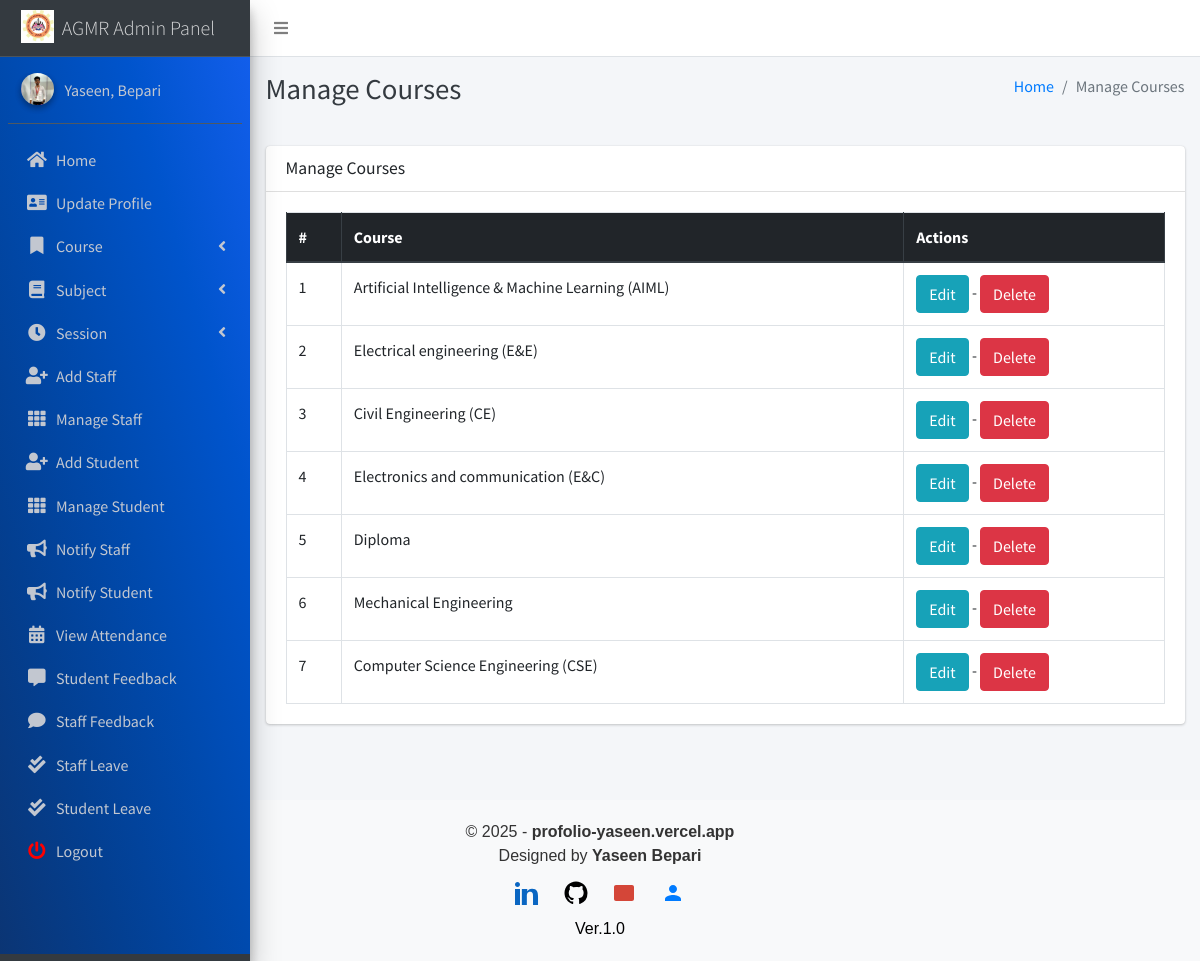
/course/manage/ (signed in), run on the app's committed database.
### main_app/models.py (models this page shows, shortened)
class CustomUser(AbstractUser):
    USER_TYPE = ((1, "HOD"), (2, "Staff"), (3, "Student"))
    GENDER = [("M", "Male"), ("F", "Female")]
    username = None  # Removed username, using email instead
    email = models.EmailField(unique=True)
    user_type = models.CharField(default=1, choices=USER_TYPE, max_length=1)
    gender = models.CharField(max_length=1, choices=GENDER)
    profile_pic = models.ImageField()
    address = models.TextField()
    fcm_token = models.TextField(default="")  # For firebase notifications
    created_at = models.DateTimeField(auto_now_add=True)
    updated_at = models.DateTimeField(auto_now=True)
    USERNAME_FIELD = "email"
    REQUIRED_FIELDS = []
    objects = CustomUserManager()
    def __str__(self):
        return self.last_name + ", " + self.first_name

class Course(models.Model):
    name = models.CharField(max_length=120)
    created_at = models.DateTimeField(auto_now_add=True)
    updated_at = models.DateTimeField(auto_now=True)

### main_app/hod_views.py (the view)
# urls.py: path("course/manage/", hod_views.manage_course, name='manage_course'),
def manage_course(request):
    courses = Course.objects.all()
    context = {
        'courses': courses,
        'page_title': 'Manage Courses'
    }
    return render(request, "hod_template/manage_course.html", context)

### main_app/templates/hod_template/manage_course.html
{% extends 'main_app/base.html' %}
{% load static %}
{% block page_title %}{{page_title}}{% endblock page_title %}
{% block content %}
<section class="content">
    <div class="container-fluid">
        <div class="row">
            <div class="col-md-12">
                <div class="card">
                    <div class="card-header">
                        <h3 class="card-title">{{page_title}}</h3>
                    </div>
                    <div class="card-body">
                        <table id="example2" class="table table-bordered table-hover">
                            <thead class="thead-dark">
                                <tr>
                                    <th>#</th>
                                    <th>Course</th>
                                    <th>Actions</th>
                                </tr>
                            </thead>
                            <tbody>
                                {% for course in courses %}
                                <tr>
                                    <td>{{ forloop.counter }}</td>
                                    <td>{{course.name}}</td>
                                    <td>
                                        <a href="{% url 'edit_course' course.id %}" class="btn btn-info">Edit</a> -
                                        <a href="{% url 'delete_course' course.id %}" onclick="return confirm('Are you sure you want to delete this course ?')" class="btn btn-danger">Delete</a>
                                    </td>
                                </tr>
                                {% endfor %}
                            </tbody>
                        </table>
                    </div>
                </div>
            </div>
        </div>
    </div>
</section>
{% endblock content %}

### main_app/templates/main_app/sidebar_template.html (shortened to what this page needs)
{% load static %}
<aside class="main-sidebar sidebar-dark-info elevation-4">
    {% if request.user.user_type == '1' %}
    <a href="{% url 'admin_home' %}" class="brand-link">
        <img src="{% static 'dist/img/agm logo.jpg' %} " alt="AGMR LOGO"
            class="brand-image " >
        <span class="brand-text font-weight-light" >AGMR Admin Panel</span>
    </a>
    <div class="sidebar" style="background-image: linear-gradient(to right top, #0b3574, #033f91, #004aae, #0054cc, #125eeb);">
        <div class="user-panel mt-3 pb-3 mb-3 d-flex">
            <div class="image">
                <img src="{{ request.user.profile_pic}}" class="img-circle elevation-2" alt="User Image">
            </div>
            <div class="info">
                <a href="#" class="d-block">{{user}}</a>
            </div>
        </div>
        <nav class="mt-2">
            <ul class="nav nav-pills nav-sidebar flex-column" data-widget="treeview" role="menu" data-accordion="false">
                <li class="nav-item">
                    {% url 'admin_home' as admin_home %}
                    <a href="{{admin_home}}" class="nav-link {% if admin_home == request.path %} active {% endif %}">
                        <i class="nav-icon fas fa-home"></i>
                        <p>
                            Home
                        </p>
                    </a>
                </li>
                <li class="nav-item">
                    {% url 'admin_view_profile' as admin_view_profile %}
                    <a href="{{admin_view_profile}}"
                        class="nav-link {% if admin_view_profile == request.path %} active {% endif %}">
                        <i class="nav-icon fas fa-address-card"></i>
                        <p>
                            Update Profile
                        </p>
                    </a>
                </li>
                <li class="nav-item has-treeview">
                    <a href="#" class="nav-link" >
                        <i class="nav-icon fas fa-bookmark"></i>
                        <p>
                            Course
                            <i class="fas fa-angle-left right"></i>
                        </p>
                    </a>
                </li>
                <li class="nav-item has-treeview">
                    <a href="#" class="nav-link">
                        <i class="nav-icon fas fa-book"></i>
                        <p>
                            Subject
                            <i class="fas fa-angle-left right"></i>
                        </p>
                    </a>
                </li>
                <li class="nav-item has-treeview">
                    <a href="#" class="nav-link">
                        <i  class="nav-icon fas fa-clock"></i>
                        <p>
                            Session
                            <i class="fas fa-angle-left right"></i>
                        </p>
                    </a>
                </li>
                <li class="nav-item">
                    {% url 'add_staff' as add_staff %}
                    <a href="{{add_staff}}" class="nav-link {% if add_staff == request.path %} active {% endif %}">
                        <i class="nav-icon fas fa-user-plus"></i>
                        <p>
                            Add Staff
                        </p>
                    </a>
                </li>
                <li class="nav-item">
                    {% url 'manage_staff' as manage_staff %}
                    {% url 'edit_staff' staff_id as edit_staff %}
                    <a href="{{manage_staff}}"
                        class="nav-link {% if manage_staff == request.path or request.path == edit_staff %} active {% endif %}">
                        <i class="nav-icon fas fa-th"></i>
                        <p>
                            Manage Staff
                        </p>
                    </a>
                </li>
                <li class="nav-item">
                    {% url 'add_student' as add_student%}
                    <a href="{{add_student}}" class="nav-link  {% if add_student == request.path %} active {% endif %}">
                        <i class="nav-icon fas fa-user-plus"></i>
                        <p>
                            Add Student
                        </p>
                    </a>
                </li>
                <li class="nav-item">
                    {% url 'manage_student' as manage_student %}
                    {% url 'edit_student' student_id as edit_student %}
                    <a href="{{manage_student}}"
                        class="nav-link  {% if edit_student == request.path or manage_student == request.path %} active {% endif %}">
                        <i class="nav-icon fas fa-th"></i>
                        <p>
                            Manage Student
                        </p>
                    </a>
                </li>
                <li class="nav-item">
                    {% url 'admin_notify_staff' as admin_notify_staff %}
                    <a href="{{admin_notify_staff}}"
                        class="nav-link {% if admin_notify_staff == request.path %} active {% endif %}">
                        <i class="nav-icon fas fa-bullhorn"></i>
                        <p>
                            Notify Staff
                        </p>
                    </a>
                </li>
                <li class="nav-item">
                    {% url 'admin_notify_student' as admin_notify_student %}
                    <a href="{{admin_notify_student}}"
                        class="nav-link {% if admin_notify_student == request.path %} active {% endif %}">
                        <i class="nav-icon fas fa-bullhorn"></i>
                        <p>
                            Notify Student
                        </p>
                    </a>
                </li>
                <li class="nav-item">
                    {% url 'admin_view_attendance' as admin_view_attendance %}
                <li class="nav-item">
                    <a href="{{admin_view_attendance}}"
                        class="nav-link  {% if admin_view_attendance == request.path %} active {% endif %}">
                        <i class="nav-icon fas fa-calendar-alt"></i>
                        <p>
                            View Attendance
                        </p>
                    </a>
                </li>
                <li class="nav-item">
                    {% url 'student_feedback_message' as student_feedback_message %}
                    <a href="{{ student_feedback_message }}"
                        class="nav-link  {% if student_feedback_message == request.path %} active {% endif %}">
                        <i class="nav-icon fas fa-comment-alt"></i>
                        <p>
                            Student Feedback
                        </p>
                    </a>
                </li>
                <li class="nav-item">
                    {% url 'staff_feedback_message' as staff_feedback_message %}
                    <a href="{{staff_feedback_message}}"
                        class="nav-link   {% if staff_feedback_message == request.path %} active {% endif %}">
                        <i  class="nav-icon fas fa-comment"></i>
                        <p>
                            Staff Feedback
                        </p>
                    </a>
                </li>
                <li class="nav-item">
                    {% url 'view_staff_leave' as view_staff_leave %}
                    <a href="{{view_staff_leave}}"
                        class="nav-link  {% if view_staff_leave == request.path %} active {% endif %}">
                        <i  class="nav-icon fas fa-check-double"></i>
                        <p>
                            Staff Leave
                        </p>
                    </a>
                </li>
                <li class="nav-item">
                    {% url 'view_student_leave' as view_student_leave %}
                    <a href="{% url 'view_student_leave' %}"
                        class="nav-link  {% if view_student_leave == request.path %} active {% endif %}">
                        <i  class="nav-icon fas fa-check-double"></i>
                        <p>
                            Student Leave
                        </p>
                    </a>
                </li>
                                        {% endif %}
                                        <li class="nav-item">
                                            <a href="{% url 'user_logout' %}"
                                                onclick="return confirm('Your session would be terminated.\n\nProceed?')"
                                                class="nav-link">
                                                <i  style="color: #ff0000"  class="nav-icon fas fa-power-off"></i>
                                                <p>
                                                    Logout
                                                </p>
                                            </a>
                                        </li>
                                    </ul>
                                </nav>
                            </div>
</aside>

### data on the page
CustomUser: last_name+first_name "Yaseen, Bepari"
Course: name "Artificial Intelligence & Machine Learning (AIML)"
Course: name "Electrical engineering (E&E)"
Course: name "Civil Engineering (CE)"
Course: name "Electronics and communication (E&C)"
Course: name "Diploma"
Course: name "Mechanical Engineering"
Course: name "Computer Science Engineering (CSE)"

### other printed values
{{ page_title }} "Manage Courses"
